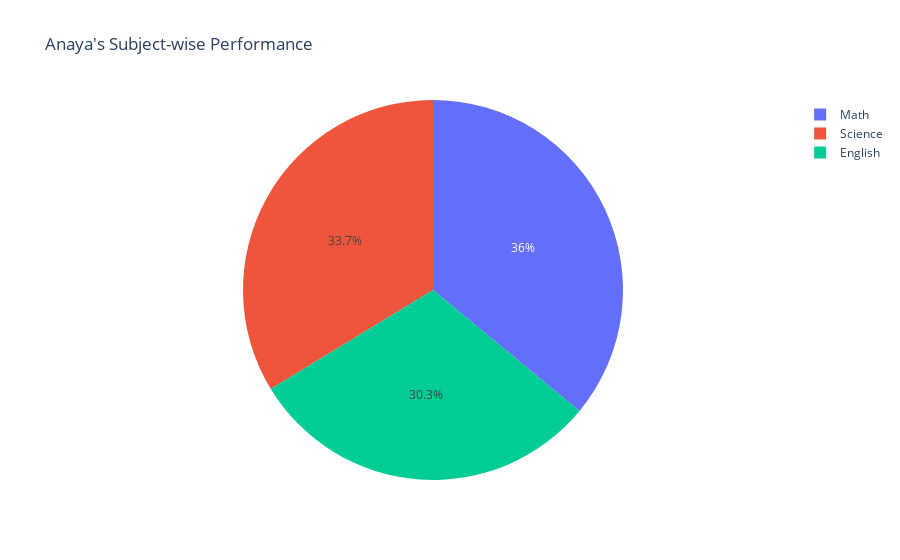

The cell this chart's notebook holds for it:
### Code cell
# Pie Chart – Topper's Subject-wise Contribution
topper = df.loc[df['Total'].idxmax()]
subject_scores = topper[['Math', 'Science', 'English']]

fig3 = px.pie(values=subject_scores.values, names=subject_scores.index,
              title=f"{topper['Student']}'s Subject-wise Performance")
fig3.show()

### Figure 1 — Plotly figure (JSON) as saved in the notebook; plotly's stock layout.template omitted (floating-point values rounded to 4 significant figures)
{"data": [{"domain": {"x": [0, 1], "y": [0, 1]}, "hovertemplate": "label=%{label}<br>value=%{value}<extra></extra>", "labels": ["Math", "Science", "English"], "legendgroup": "", "name": "", "showlegend": true, "type": "pie", "values": [95, 89, 80]}], "layout": {"autosize": true, "legend": {"tracegroupgap": 0}, "title": {"text": "Anaya's Subject-wise Performance"}}}
